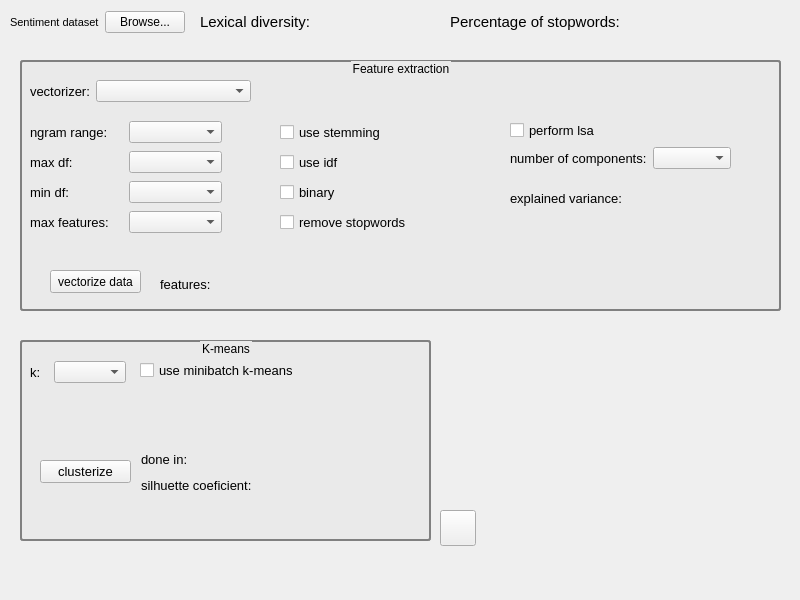
<?xml version="1.0" encoding="UTF-8"?>
<ui version="4.0">
 <class>widget_clustering_config</class>
 <widget class="QWidget" name="widget_clustering_config">
  <property name="geometry">
   <rect>
    <x>0</x>
    <y>0</y>
    <width>800</width>
    <height>600</height>
   </rect>
  </property>
  <property name="windowTitle">
   <string>Form</string>
  </property>
  <widget class="QWidget" name="layoutWidget">
   <property name="geometry">
    <rect>
     <x>200</x>
     <y>10</y>
     <width>231</width>
     <height>24</height>
    </rect>
   </property>
   <layout class="QHBoxLayout" name="horizontalLayout_11">
    <item>
     <widget class="QLabel" name="label_2">
      <property name="font">
       <font>
        <pointsize>11</pointsize>
       </font>
      </property>
      <property name="text">
       <string>Lexical diversity:</string>
      </property>
     </widget>
    </item>
    <item>
     <widget class="QLabel" name="label_lexical_diversity">
      <property name="font">
       <font>
        <pointsize>10</pointsize>
       </font>
      </property>
      <property name="styleSheet">
       <string notr="true"/>
      </property>
      <property name="frameShape">
       <enum>QFrame::NoFrame</enum>
      </property>
      <property name="text">
       <string/>
      </property>
     </widget>
    </item>
   </layout>
  </widget>
  <widget class="QWidget" name="layoutWidget">
   <property name="geometry">
    <rect>
     <x>450</x>
     <y>10</y>
     <width>331</width>
     <height>24</height>
    </rect>
   </property>
   <layout class="QHBoxLayout" name="horizontalLayout_12">
    <item>
     <widget class="QLabel" name="label_3">
      <property name="font">
       <font>
        <pointsize>11</pointsize>
       </font>
      </property>
      <property name="text">
       <string>Percentage of stopwords:</string>
      </property>
     </widget>
    </item>
    <item>
     <widget class="QLabel" name="label_percentage_stopwords">
      <property name="font">
       <font>
        <pointsize>10</pointsize>
       </font>
      </property>
      <property name="frameShape">
       <enum>QFrame::NoFrame</enum>
      </property>
      <property name="text">
       <string/>
      </property>
     </widget>
    </item>
   </layout>
  </widget>
  <widget class="QPushButton" name="button_save_clustering_config">
   <property name="geometry">
    <rect>
     <x>440</x>
     <y>510</y>
     <width>36</width>
     <height>36</height>
    </rect>
   </property>
   <property name="toolTip">
    <string>&lt;html&gt;&lt;head/&gt;&lt;body&gt;&lt;p&gt;save clusterized data&lt;/p&gt;&lt;/body&gt;&lt;/html&gt;</string>
   </property>
   <property name="styleSheet">
    <string notr="true"/>
   </property>
   <property name="text">
    <string/>
   </property>
   <property name="icon">
    <iconset>
     <normaloff>../assets/save.png</normaloff>../assets/save.png</iconset>
   </property>
   <property name="iconSize">
    <size>
     <width>33</width>
     <height>33</height>
    </size>
   </property>
  </widget>
  <widget class="QGroupBox" name="groupBox">
   <property name="geometry">
    <rect>
     <x>20</x>
     <y>60</y>
     <width>761</width>
     <height>251</height>
    </rect>
   </property>
   <property name="styleSheet">
    <string notr="true">QGroupBox#groupBox { 
	background-color: rgb(234, 234, 234);
     border: 2px solid gray; 
     border-radius: 3px; 
 } </string>
   </property>
   <property name="title">
    <string>Feature extraction</string>
   </property>
   <property name="alignment">
    <set>Qt::AlignCenter</set>
   </property>
   <widget class="QWidget" name="layoutWidget_6">
    <property name="geometry">
     <rect>
      <x>490</x>
      <y>60</y>
      <width>221</width>
      <height>101</height>
     </rect>
    </property>
    <layout class="QVBoxLayout" name="verticalLayout_5">
     <item>
      <widget class="QCheckBox" name="check_perform_lsa_clustering_2">
       <property name="font">
        <font>
         <pointsize>10</pointsize>
        </font>
       </property>
       <property name="text">
        <string>perform lsa</string>
       </property>
      </widget>
     </item>
     <item>
      <layout class="QHBoxLayout" name="horizontalLayout_20">
       <item>
        <widget class="QLabel" name="label_21">
         <property name="font">
          <font>
           <pointsize>10</pointsize>
          </font>
         </property>
         <property name="text">
          <string>number of components:</string>
         </property>
        </widget>
       </item>
       <item>
        <widget class="QComboBox" name="combo_n_components_clustering_2"/>
       </item>
      </layout>
     </item>
     <item>
      <layout class="QHBoxLayout" name="horizontalLayout_21">
       <item>
        <widget class="QLabel" name="label_22">
         <property name="font">
          <font>
           <pointsize>10</pointsize>
          </font>
         </property>
         <property name="text">
          <string>explained variance:</string>
         </property>
        </widget>
       </item>
       <item>
        <widget class="QLabel" name="label_explained_variance_2">
         <property name="font">
          <font>
           <pointsize>10</pointsize>
          </font>
         </property>
         <property name="frameShape">
          <enum>QFrame::NoFrame</enum>
         </property>
         <property name="text">
          <string/>
         </property>
        </widget>
       </item>
      </layout>
     </item>
    </layout>
   </widget>
   <widget class="QWidget" name="layoutWidget_3">
    <property name="geometry">
     <rect>
      <x>10</x>
      <y>59</y>
      <width>192</width>
      <height>119</height>
     </rect>
    </property>
    <layout class="QVBoxLayout" name="verticalLayout_4">
     <item>
      <layout class="QHBoxLayout" name="horizontalLayout_15">
       <item>
        <widget class="QLabel" name="label_16">
         <property name="font">
          <font>
           <pointsize>10</pointsize>
          </font>
         </property>
         <property name="text">
          <string>ngram range:</string>
         </property>
        </widget>
       </item>
       <item>
        <widget class="QComboBox" name="combo_ngram_range_clustering_2"/>
       </item>
      </layout>
     </item>
     <item>
      <layout class="QHBoxLayout" name="horizontalLayout_16" stretch="0,0">
       <item>
        <widget class="QLabel" name="label_17">
         <property name="font">
          <font>
           <pointsize>10</pointsize>
          </font>
         </property>
         <property name="text">
          <string>max df:</string>
         </property>
        </widget>
       </item>
       <item>
        <widget class="QComboBox" name="combo_max_df_clustering_2"/>
       </item>
      </layout>
     </item>
     <item>
      <layout class="QHBoxLayout" name="horizontalLayout_17">
       <item>
        <widget class="QLabel" name="label_18">
         <property name="font">
          <font>
           <pointsize>10</pointsize>
          </font>
         </property>
         <property name="text">
          <string>min df:</string>
         </property>
        </widget>
       </item>
       <item>
        <widget class="QComboBox" name="combo_min_df_clustering_2"/>
       </item>
      </layout>
     </item>
     <item>
      <layout class="QHBoxLayout" name="horizontalLayout_18">
       <item>
        <widget class="QLabel" name="label_19">
         <property name="font">
          <font>
           <pointsize>10</pointsize>
          </font>
         </property>
         <property name="text">
          <string>max features: </string>
         </property>
        </widget>
       </item>
       <item>
        <widget class="QComboBox" name="combo_max_features_clustering_2"/>
       </item>
      </layout>
     </item>
    </layout>
   </widget>
   <widget class="QPushButton" name="button_vectorize">
    <property name="geometry">
     <rect>
      <x>30</x>
      <y>210</y>
      <width>91</width>
      <height>23</height>
     </rect>
    </property>
    <property name="text">
     <string>vectorize data</string>
    </property>
   </widget>
   <widget class="QWidget" name="layoutWidget_4">
    <property name="geometry">
     <rect>
      <x>260</x>
      <y>59</y>
      <width>195</width>
      <height>119</height>
     </rect>
    </property>
    <layout class="QVBoxLayout" name="vlayout_checkboxes_2">
     <item>
      <widget class="QCheckBox" name="check_use_stemming_clustering_2">
       <property name="font">
        <font>
         <pointsize>10</pointsize>
        </font>
       </property>
       <property name="text">
        <string>use stemming</string>
       </property>
      </widget>
     </item>
     <item>
      <widget class="QCheckBox" name="check_use_idf_clustering_2">
       <property name="font">
        <font>
         <pointsize>10</pointsize>
        </font>
       </property>
       <property name="text">
        <string>use idf</string>
       </property>
      </widget>
     </item>
     <item>
      <widget class="QCheckBox" name="check_binary_clustering_2">
       <property name="font">
        <font>
         <pointsize>10</pointsize>
        </font>
       </property>
       <property name="text">
        <string>binary</string>
       </property>
      </widget>
     </item>
     <item>
      <widget class="QCheckBox" name="check_remove_stopwords_clustering_2">
       <property name="font">
        <font>
         <pointsize>10</pointsize>
        </font>
       </property>
       <property name="text">
        <string>remove stopwords</string>
       </property>
      </widget>
     </item>
    </layout>
   </widget>
   <widget class="QWidget" name="layoutWidget_2">
    <property name="geometry">
     <rect>
      <x>10</x>
      <y>19</y>
      <width>221</width>
      <height>24</height>
     </rect>
    </property>
    <layout class="QHBoxLayout" name="horizontalLayout_7" stretch="0,1">
     <item>
      <widget class="QLabel" name="label_15">
       <property name="font">
        <font>
         <pointsize>10</pointsize>
        </font>
       </property>
       <property name="text">
        <string>vectorizer:</string>
       </property>
      </widget>
     </item>
     <item>
      <widget class="QComboBox" name="combo_vectorizer_clustering_2"/>
     </item>
    </layout>
   </widget>
   <widget class="QWidget" name="layoutWidget_5">
    <property name="geometry">
     <rect>
      <x>140</x>
      <y>209</y>
      <width>219</width>
      <height>31</height>
     </rect>
    </property>
    <layout class="QHBoxLayout" name="horizontalLayout_19" stretch="0,1">
     <item>
      <widget class="QLabel" name="label_20">
       <property name="font">
        <font>
         <pointsize>10</pointsize>
        </font>
       </property>
       <property name="styleSheet">
        <string notr="true">border-color: rgb(0, 0, 0);</string>
       </property>
       <property name="text">
        <string>features:</string>
       </property>
      </widget>
     </item>
     <item>
      <widget class="QLabel" name="label_features_clustering_2">
       <property name="font">
        <font>
         <pointsize>10</pointsize>
        </font>
       </property>
       <property name="styleSheet">
        <string notr="true"/>
       </property>
       <property name="frameShape">
        <enum>QFrame::NoFrame</enum>
       </property>
       <property name="text">
        <string/>
       </property>
      </widget>
     </item>
    </layout>
   </widget>
  </widget>
  <widget class="QGroupBox" name="groupBox_2">
   <property name="geometry">
    <rect>
     <x>20</x>
     <y>340</y>
     <width>411</width>
     <height>201</height>
    </rect>
   </property>
   <property name="styleSheet">
    <string notr="true">QGroupBox#groupBox_2 { 
	 background-color: rgb(234, 234, 234);
     border: 2px solid gray; 
     border-radius: 3px; 
 } </string>
   </property>
   <property name="title">
    <string>K-means</string>
   </property>
   <property name="alignment">
    <set>Qt::AlignCenter</set>
   </property>
   <widget class="QWidget" name="layoutWidget_8">
    <property name="geometry">
     <rect>
      <x>10</x>
      <y>20</y>
      <width>96</width>
      <height>24</height>
     </rect>
    </property>
    <layout class="QHBoxLayout" name="horizontalLayout_24" stretch="0,0">
     <item>
      <widget class="QLabel" name="label_25">
       <property name="font">
        <font>
         <pointsize>10</pointsize>
        </font>
       </property>
       <property name="text">
        <string>k:</string>
       </property>
      </widget>
     </item>
     <item>
      <widget class="QComboBox" name="combo_clusters_2"/>
     </item>
    </layout>
   </widget>
   <widget class="QCheckBox" name="check_use_minibatch_clustering">
    <property name="geometry">
     <rect>
      <x>120</x>
      <y>20</y>
      <width>193</width>
      <height>21</height>
     </rect>
    </property>
    <property name="font">
     <font>
      <pointsize>10</pointsize>
     </font>
    </property>
    <property name="text">
     <string>use minibatch k-means</string>
    </property>
   </widget>
   <widget class="QPushButton" name="button_clusterize">
    <property name="geometry">
     <rect>
      <x>20</x>
      <y>120</y>
      <width>91</width>
      <height>23</height>
     </rect>
    </property>
    <property name="font">
     <font>
      <pointsize>10</pointsize>
     </font>
    </property>
    <property name="toolTip">
     <string>clusterize data</string>
    </property>
    <property name="text">
     <string>clusterize</string>
    </property>
   </widget>
   <widget class="QWidget" name="layoutWidget">
    <property name="geometry">
     <rect>
      <x>121</x>
      <y>136</y>
      <width>191</width>
      <height>18</height>
     </rect>
    </property>
    <layout class="QHBoxLayout" name="horizontalLayout_23">
     <item>
      <widget class="QLabel" name="label_24">
       <property name="font">
        <font>
         <pointsize>10</pointsize>
        </font>
       </property>
       <property name="text">
        <string>silhuette coeficient:</string>
       </property>
      </widget>
     </item>
     <item>
      <widget class="QLabel" name="label_silhuette_2">
       <property name="font">
        <font>
         <pointsize>10</pointsize>
        </font>
       </property>
       <property name="frameShape">
        <enum>QFrame::NoFrame</enum>
       </property>
       <property name="text">
        <string/>
       </property>
      </widget>
     </item>
    </layout>
   </widget>
   <widget class="QWidget" name="layoutWidget">
    <property name="geometry">
     <rect>
      <x>121</x>
      <y>110</y>
      <width>191</width>
      <height>18</height>
     </rect>
    </property>
    <layout class="QHBoxLayout" name="horizontalLayout_22" stretch="0,1">
     <item>
      <widget class="QLabel" name="label_23">
       <property name="font">
        <font>
         <pointsize>10</pointsize>
        </font>
       </property>
       <property name="text">
        <string>done in:</string>
       </property>
      </widget>
     </item>
     <item>
      <widget class="QLabel" name="label_donein_clustering_2">
       <property name="font">
        <font>
         <pointsize>10</pointsize>
        </font>
       </property>
       <property name="frameShape">
        <enum>QFrame::NoFrame</enum>
       </property>
       <property name="text">
        <string/>
       </property>
      </widget>
     </item>
    </layout>
   </widget>
  </widget>
  <widget class="QWidget" name="layoutWidget">
   <property name="geometry">
    <rect>
     <x>10</x>
     <y>10</y>
     <width>175</width>
     <height>25</height>
    </rect>
   </property>
   <layout class="QHBoxLayout" name="horizontalLayout">
    <item>
     <widget class="QLabel" name="label">
      <property name="font">
       <font>
        <pointsize>8</pointsize>
       </font>
      </property>
      <property name="text">
       <string>Sentiment dataset:</string>
      </property>
     </widget>
    </item>
    <item>
     <widget class="QPushButton" name="button_open_file">
      <property name="toolTip">
       <string>open</string>
      </property>
      <property name="styleSheet">
       <string notr="true"/>
      </property>
      <property name="text">
       <string>Browse...</string>
      </property>
      <property name="iconSize">
       <size>
        <width>53</width>
        <height>36</height>
       </size>
      </property>
     </widget>
    </item>
   </layout>
  </widget>
 </widget>
 <resources/>
 <connections/>
</ui>
